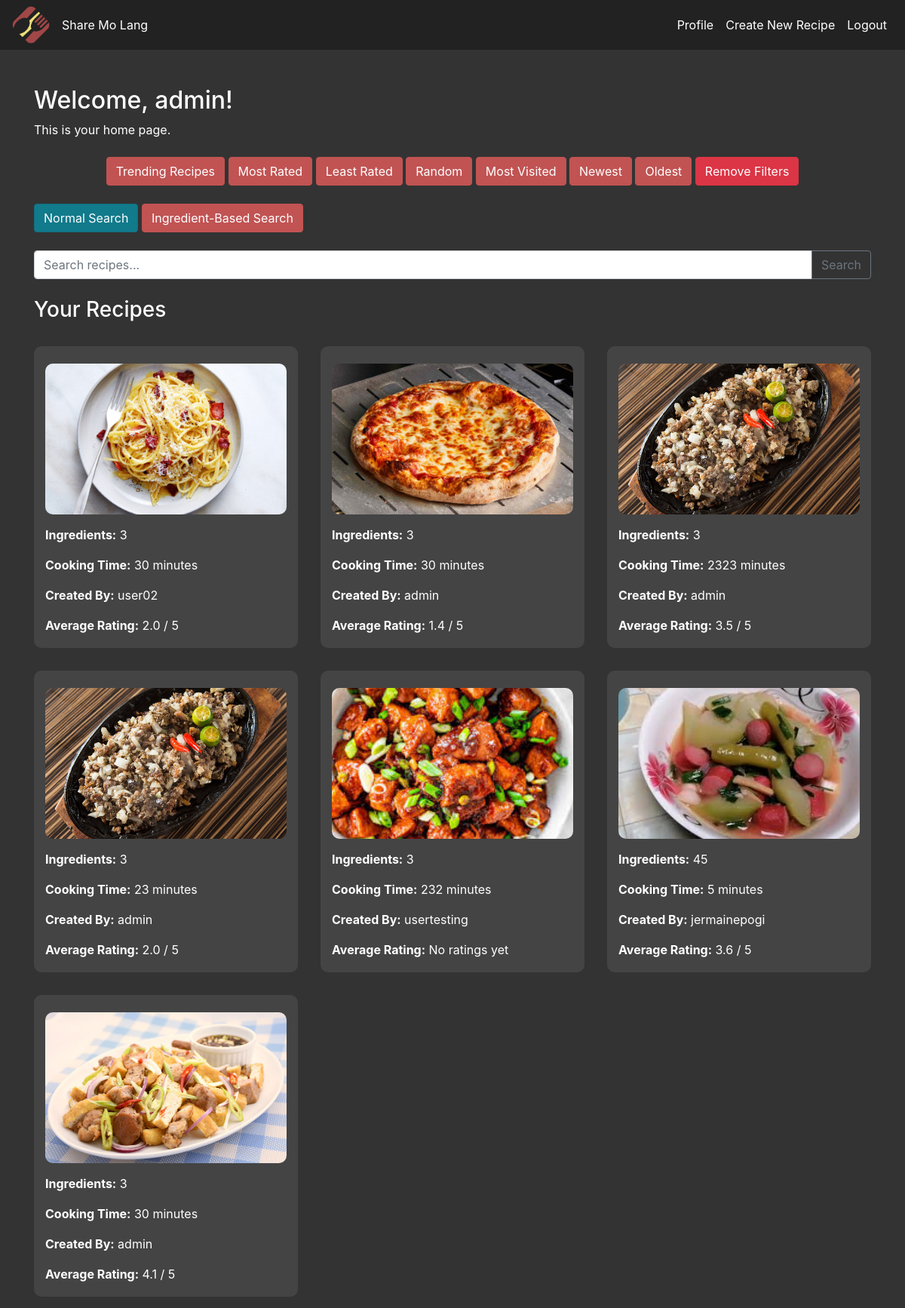
The page /home/ (signed in) on the database its author committed.
### recipes/models.py (models this page shows, shortened)
class Recipe(models.Model):
    user = models.ForeignKey(User, on_delete=models.CASCADE, blank=True, null=True)
    name = models.CharField(max_length=100)
    image = models.ImageField(blank=True, null=True, upload_to='images/')
    ingredients = models.IntegerField(blank=True, null=True)
    minutes = models.IntegerField(blank=True, null=True)
    calories = models.IntegerField(blank=True, null=True)
    ingredientsList = models.TextField(blank=True, null=True)
    directions = models.TextField(blank=True, null=True)
    created_at = models.DateTimeField(auto_now_add=True)
    views = models.ManyToManyField(User, related_name='viewed_recipes', blank=True)
    view_count = models.IntegerField(default=0)

### recipes/views.py (the view)
# urls.py: path('home/', RecipeListView.as_view(), name='home'),
class RecipeListView(LoginRequiredMixin, ListView):
    model = Recipe
    template_name = 'home/home.html'
    context_object_name = 'recipes'
    login_url = 'login'
    def get_queryset(self):
        search_query = self.request.GET.get('search')
        ingredients_query = self.request.GET.get('fridge')
        order = self.request.GET.get('order')
        queryset = Recipe.objects.all()
        time_threshold = now() - timedelta(days=7)
        if ingredients_query:
            ingredients = [ingredient.strip().lower() for ingredient in ingredients_query.split(',')]
            queryset = queryset.filter(
                Q(ingredientsList__icontains=ingredients[0])
            ) if ingredients else queryset
        if search_query:
            queryset = queryset.filter(
                Q(name__icontains=search_query.lower())
            )
        queryset = queryset.annotate(
            average_rating=Avg('ratings__score'), #get recipe rating
            views_count=Count('views'),  # Count all views on each recipe
            comments_count=Count('comments', filter=Q(comments__created_at__gte=time_threshold))  # Filter comments last 7 days
        )
        queryset = queryset.annotate(
            trending_score=(
                Count('views') * 1 +  # Weight views by 1
                Count('comments', filter=Q(comments__created_at__gte=time_threshold)) * 2 +  # Weight recent comments by 2
                Avg('ratings__score') * 3  # Weight ratings by 3
            )
        )
        if order == 'highest':
            queryset = queryset.order_by('-average_rating', '-created_at')
        elif order == 'lowest':
            queryset = queryset.order_by('average_rating', '-created_at')
        elif order == 'most_views':
            queryset = queryset.order_by('-views_count')
        elif order == 'trending':
            queryset = queryset.order_by('-trending_score')
        elif order == 'newest':
            queryset = queryset.order_by('-created_at')
        elif order == 'oldest':
              queryset = queryset.order_by('created_at')
        else:
            queryset = queryset.order_by('?')
        return queryset

### templates/home/home.html (shortened to what this page needs)
<!DOCTYPE html>
<html lang="en">
    {% load static %}
<head>
    <link rel="stylesheet" href="https://stackpath.bootstrapcdn.com/bootstrap/4.5.2/css/bootstrap.min.css">
    <link rel="stylesheet" href="{% static 'css/home.css' %}">
</head>
<body>
    <nav class="navbar navbar-expand-lg">
        <img src="{% static 'css/logo.png' %}" alt="Logo" class="logo" />
       <a class="nav-link" href="{% url 'home' %}">Share Mo Lang</a>
        <div class="collapse navbar-collapse" id="navbarNav">
            <ul class="navbar-nav ml-auto">
                <li class="nav-item">
                    <a class="nav-link" href="{% url 'profile' %}">Profile</a>
                </li>
                <li class="nav-item">
                    <a class="nav-link" href="{% url 'recipe-create' %}">Create New Recipe</a>
                </li>
                <li class="nav-item">
                    <a class="nav-link text-danger" href="{% url 'logout' %}">Logout</a>
                </li>
            </ul>
        </div>
    </nav>
    <div class="container mt-5">
        <h2>Welcome, {{ request.user.username }}!</h2>
        <p>This is your home page.</p>
        <div class="text-center mt-4">
            <a href="{% url 'home' %}?order=trending" class="btn btn-info">Trending Recipes</a>
            <a href="{% url 'home' %}?order=highest" class="btn btn-info">Most Rated</a>
            <a href="{% url 'home' %}?order=lowest" class="btn btn-info">Least Rated</a>
            <a href="{% url 'home' %}" class="btn btn-info">Random</a>
            <a href="?order=most_views" class="btn btn-info">Most Visited</a>
            <a href="?order=newest" class="btn btn-info">Newest</a>
            <a href="?order=oldest" class="btn btn-info">Oldest</a>
            <a href="{% url 'home' %}" class="btn btn-danger">Remove Filters</a>
        </div>
        <div class="mt-4">
            <button id="normalSearchButton" class="btn btn-info" onclick="setSearchMode('standard')">Normal Search</button>
            <button id="fridgeSearchButton" class="btn btn-info" onclick="setSearchMode('fridge')">Ingredient-Based Search</button>
        </div>
        <form method="GET" action="{% url 'home' %}" id="standardSearchForm" class="mt-4">
            <div class="input-group">
                <input type="text" name="search" class="form-control" placeholder="Search recipes..." aria-label="Search recipes">
                <div class="input-group-append">
                    <button class="btn btn-outline-secondary" type="submit">Search</button>
                </div>
            </div>
        </form>
        <h3 class="mt-4">Your Recipes</h3>
        <div class="row mt-3">
            {% for recipe in recipes %}
                <div class="col-md-4">
                    <div class="recipe-card">
                        {% if recipe.image %}
                            <a href="{% url 'recipe-detail' recipe.id %}">
                                <img src="{{ recipe.image.url }}" alt="{{ recipe.name }}" class="img-fluid recipe-image">
                            </a>
                        {% endif %}
                        <p><strong>Ingredients:</strong> {{ recipe.ingredients }}</p>
                        <p><strong>Cooking Time:</strong> {{ recipe.minutes }} minutes</p>
                        {% if recipe.user %}
                            <p><strong>Created By:</strong> {{ recipe.user.username }}</p>
                        {% else %}
                            <p><strong>Created By:</strong> Unknown</p>
                        {% endif %}
                        {% if recipe.average_rating %}
                            <p><strong>Average Rating:</strong> {{ recipe.average_rating|floatformat:1 }} / 5</p>
                        {% else %}
                            <p><strong>Average Rating:</strong> No ratings yet</p>
                        {% endif %}
                    </div>
                </div>
            {% empty %}
                <div class="col-12">
                    <p>No recipes found.</p>
                </div>
            {% endfor %}
        </div>
    </div>
</body>
</html>

### static/css/home.css (style rules this page uses)
body { background-color: #333; color: #fff; }
.navbar { background-color: #222; }
.navbar-brand, .nav-link { color: #fff !important; }
.recipe-card { background-color: #444; border-radius: 10px; padding: 15px; margin: 15px 0; transition: transform 0.3s; height: 400px; display: flex; flex-direction: column; justify-content: space-between; }
.btn-info { background-color: #C15353; border-color: #C15353; }
.logo { width: 50px; height: auto; }
.recipe-image { width: 100%; height: 200px; object-fit: cover; border-radius: 10px; margin-bottom: 15px; }

### rows shown on the page
Recipe: image (picture), ingredients "3", minutes "30", user.username "user02", average_rating "2.0"
Recipe: image (picture), ingredients "3", minutes "30", user.username "admin", average_rating "1.4"
Recipe: image (picture), ingredients "3", minutes "2323", user.username "admin", average_rating "3.5"
Recipe: image (picture), ingredients "3", minutes "23", user.username "admin", average_rating "2.0"
Recipe: image (picture), ingredients "3", minutes "232", user.username "usertesting", shows "Average Rating:"
Recipe: image (placeholder picture), ingredients "45", minutes "5", user.username "jermainepogi", average_rating "3.6"
Recipe: image (picture), ingredients "3", minutes "30", user.username "admin", average_rating "4.1"

### other values the page prints
{{ request.user.username }} "admin"
